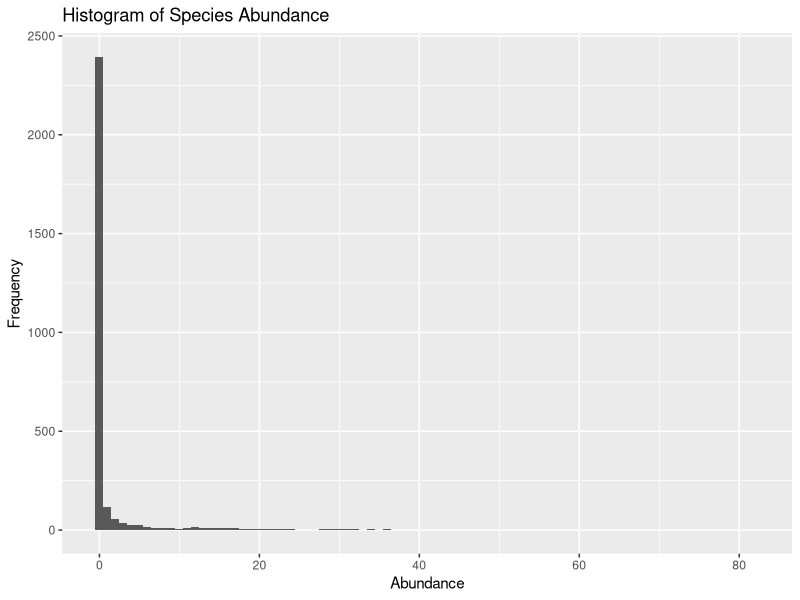
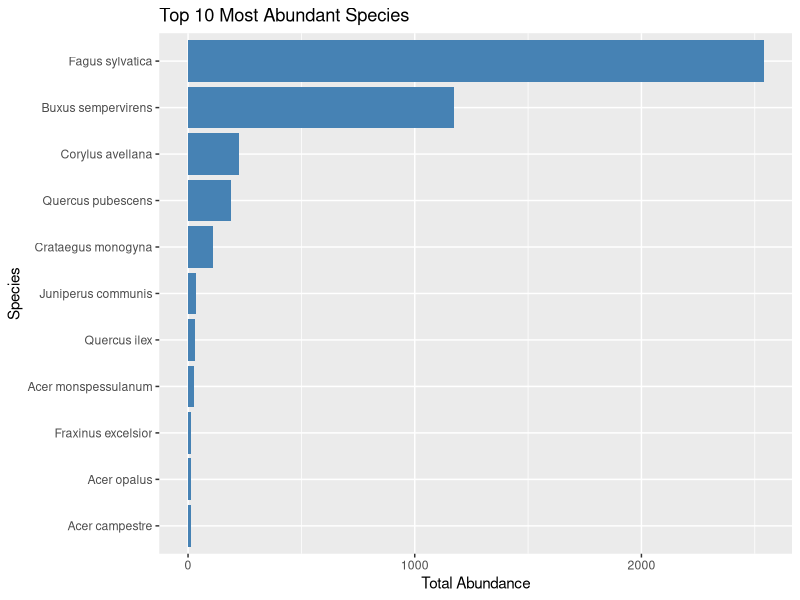
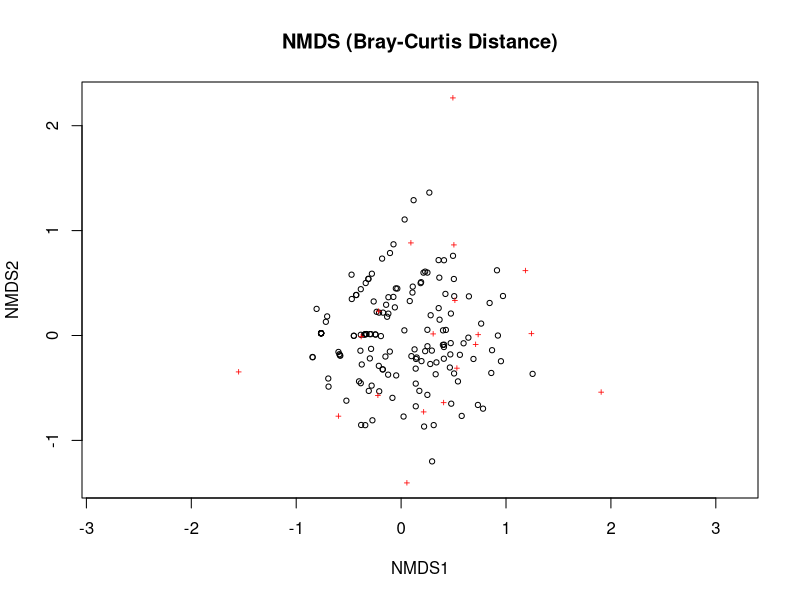
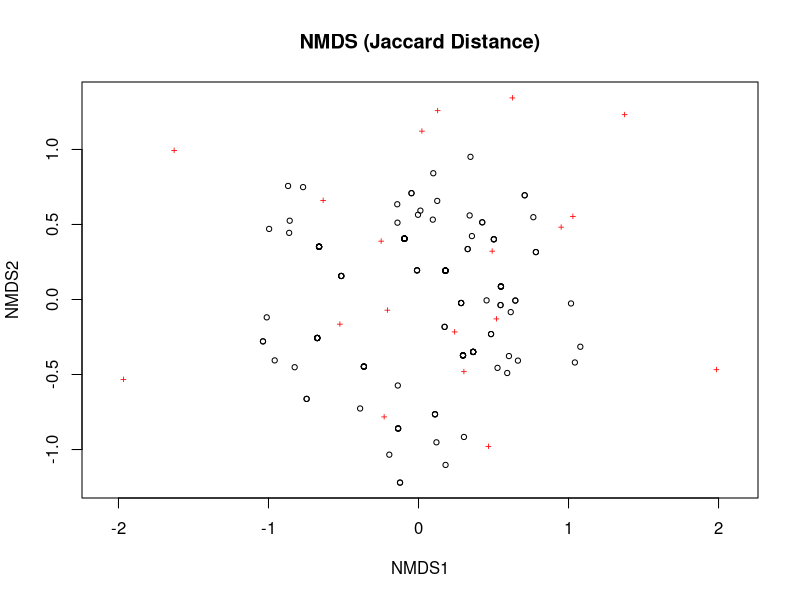
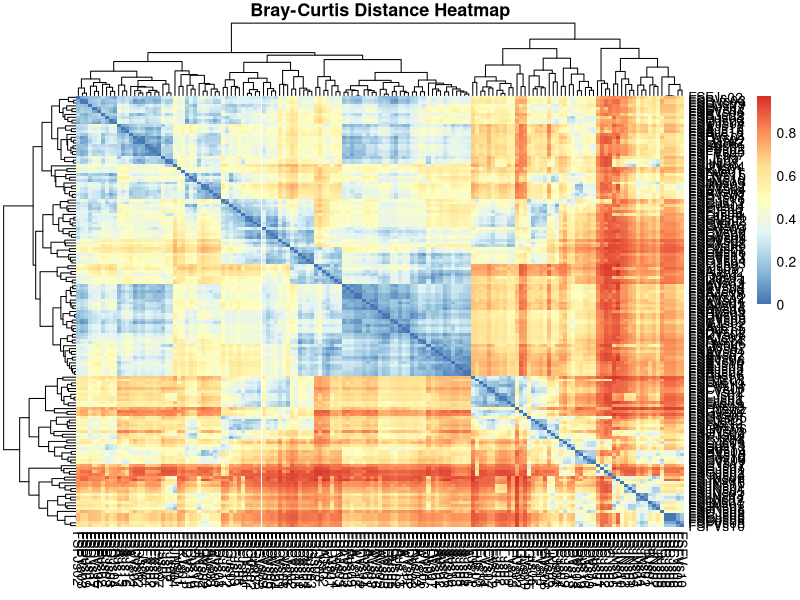

Here is the R script that generated these plots, in order:
## ---- chunk 1
library(readxl)
library(dplyr)
library(tidyr)
library(vegan)
options(stringsAsFactors = FALSE)

df <- read_excel("abunbysp_figshare.xlsx")
## ---- chunk 2
glimpse(df)
head(df)
## ---- chunk 3
df_long <- df %>%
  pivot_longer(cols = -Plot,
               names_to = "Species",
               values_to = "Abundance")

n_distinct(df_long$Plot)
n_distinct(df_long$Species)
## ---- chunk 4
df_long %>%
  group_by(Species) %>%
  summarize(Total_Abundance = sum(Abundance)) %>%
  arrange(desc(Total_Abundance))
## ---- chunk 5
library(ggplot2)
df_long %>%
  ggplot(aes(x = Abundance)) +
  geom_histogram(binwidth = 1) +
  labs(title = "Histogram of Species Abundance", x = "Abundance", y = "Frequency")
## ---- chunk 6
df_long %>%
  group_by(Species) %>%
  summarize(Total_Abundance = sum(Abundance)) %>%
  slice_max(order_by = Total_Abundance, n = 10) %>%
  ggplot(aes(x = reorder(Species, Total_Abundance), y = Total_Abundance)) +
  geom_bar(stat = "identity", fill = "steelblue") +
  coord_flip() +
  labs(title = "Top 10 Most Abundant Species",
       x = "Species",
       y = "Total Abundance")
## ---- chunk 7
summary(df)
any(is.na(df))
## ---- chunk 8
df_long_clean <- df_long %>%
  filter(Abundance > 0)
## ---- chunk 9
df_wide_clean <- df_long_clean %>%
  pivot_wider(names_from = Species, values_from = Abundance, values_fill = 0)
## ---- chunk 10
comm_matrix <- df_wide_clean %>%
  select(-Plot) %>%
  as.data.frame()

rownames(comm_matrix) <- df_wide_clean$Plot
## ---- chunk 11
sum(is.na(df_long_clean))
sum(is.na(df_wide_clean))
summary(comm_matrix)
## ---- chunk 12
set.seed(404) 
selected_plots <- sample(rownames(comm_matrix), 3)
selected_data <- comm_matrix[selected_plots, ]
selected_data
## ---- chunk 13
richness <- rowSums(selected_data > 0)
richness
## ---- chunk 14
shannon <- diversity(selected_data, index = "shannon")
shannon[selected_plots]
## ---- chunk 15
simpson <- diversity(selected_data, index = "simpson")

inverse_simpson <- diversity(selected_data, index = "invsimpson")

simpson[selected_plots]
inverse_simpson[selected_plots]
## ---- chunk 16
library(vegan)

dist_euclidean <- dist(comm_matrix, method = "euclidean")
dist_bray <- vegdist(comm_matrix, method = "bray")
dist_jaccard <- vegdist(comm_matrix, method = "jaccard", binary = TRUE)
## ---- chunk 17
nmds_bray <- metaMDS(comm_matrix, distance = "bray", k = 2, trymax = 100)
plot(nmds_bray, main = "NMDS (Bray-Curtis Distance)")
## ---- chunk 18
nmds_jaccard <- metaMDS(comm_matrix, distance = "jaccard", binary = TRUE, k = 2, trymax = 100)
plot(nmds_jaccard, main = "NMDS (Jaccard Distance)")
## ---- chunk 19
nmds_bray$stress
nmds_jaccard$stress
## ---- chunk 20
install.packages("pheatmap")

library(pheatmap)

bray_matrix <- as.matrix(dist_bray)

pheatmap(bray_matrix,
         clustering_distance_rows = "euclidean",
         clustering_distance_cols = "euclidean",
         main = "Bray-Curtis Distance Heatmap")
## ---- chunk 21
gini_simpson <- diversity(comm_matrix, index = "simpson", MARGIN = 1)
gini_simpson <- 1 - gini_simpson
gini_simpson
## ---- chunk 22
simpson <- diversity(comm_matrix, index = "simpson")

richness <- rowSums(comm_matrix > 0)

simpson_evenness <- simpson / richness
simpson_evenness
## ---- chunk 23
shannon <- diversity(comm_matrix, index = "shannon")
shannon
